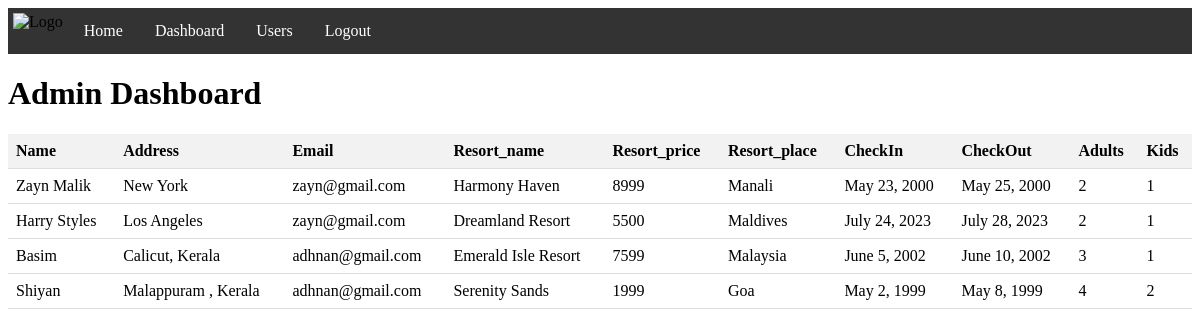
The app's page /admin (signed in) with its own data.
### website/models.py (models this page shows)
class Customer(models.Model):
    Name=models.CharField(max_length=100)
    Address=models.CharField(max_length=100)
    Email=models.EmailField()
    Resort_name=models.CharField(max_length=100)
    Resort_price=models.IntegerField()
    Resort_place=models.CharField(max_length=100)
    CheckIn=models.DateField()
    CheckOut=models.DateField()
    Adults=models.IntegerField()
    Kids=models.IntegerField()

### website/views.py (the view, shortened to what this page needs)
# urls.py: path('admin',Admin.as_view(),name='admin'),
@method_decorator(dec,name='dispatch')
class Admin(ListView):
    template_name ='admin.html'
    model=Customer
    context_object_name='data'

### website/views.py (called while the page is built)
def sign_required(fn):
    def inner(request,*args,**kwargs):
        if request.user.is_authenticated:
            return fn(request,*args,**kwargs)
        else:
            return redirect('login')
    return inner

### website/templates/admin.html (shortened to what this page needs)
<!DOCTYPE html>
<html>
<head>
</head>
<body>
  <div class="navbar">
    <div class="logo">
      <img src="https://www.logolynx.com/images/logolynx/23/23938578fb8d88c02bc59906d12230f3.png" alt="Logo">
    </div>
    <a href="#home">Home</a>
    <a href="#dashboard">Dashboard</a>
    <a href="#users">Users</a>
    <a href="{%url 'out'%}">Logout</a>
  </div>
  <h1>Admin Dashboard</h1>
  <table>
    <thead>
      <tr>
        <th>Name</th>
        <th>Address</th>
        <th>Email</th>
        <th>Resort_name</th>
        <th>Resort_price</th>
        <th>Resort_place</th>
        <th>CheckIn</th>
        <th>CheckOut</th>
        <th>Adults</th>
        <th>Kids</th>
      </tr>
    </thead>
    <tbody>
      {% for i in data %}
      <tr>
        <td>{{ i.Name }}</td>
        <td>{{ i.Address }}</td>
        <td>{{ i.Email }}</td>
        <td>{{ i.Resort_name }}</td>
        <td>{{ i.Resort_price }}</td>
        <td>{{ i.Resort_place }}</td>
        <td>{{ i.CheckIn }}</td>
        <td>{{ i.CheckOut }}</td>
        <td>{{ i.Adults }}</td>
        <td>{{ i.Kids }}</td>
      </tr>
      {% endfor %}
    </tbody>
  </table>
</body>
</html>

### website/templates/admin.html (style rules this page uses)
.navbar { background-color: #333; overflow: hidden; }
.navbar a { float: left; color: white; text-align: center; padding: 14px 16px; text-decoration: none; }
.logo { float: left; margin: 5px; }
.logo img { height: 50px; }
table { border-collapse: collapse; width: 100%; }
th, td { padding: 8px; text-align: left; border-bottom: 1px solid #ddd; }
th { background-color: #f2f2f2; }

### records on screen
Customer: Name "Zayn Malik", Address "New York", Email "zayn@gmail.com", Resort_name "Harmony Haven", Resort_price "8999", Resort_place "Manali", CheckIn "May 23, 2000", CheckOut "May 25, 2000", Adults "2", Kids "1"
Customer: Name "Harry Styles", Address "Los Angeles", Email "zayn@gmail.com", Resort_name "Dreamland Resort", Resort_price "5500", Resort_place "Maldives", CheckIn "July 24, 2023", CheckOut "July 28, 2023", Adults "2", Kids "1"
Customer: Name "Basim", Address "Calicut, Kerala", Email "adhnan@gmail.com", Resort_name "Emerald Isle Resort", Resort_price "7599", Resort_place "Malaysia", CheckIn "June 5, 2002", CheckOut "June 10, 2002", Adults "3", Kids "1"
Customer: Name "Shiyan", Address "Malappuram , Kerala", Email "adhnan@gmail.com", Resort_name "Serenity Sands", Resort_price "1999", Resort_place "Goa", CheckIn "May 2, 1999", CheckOut "May 8, 1999", Adults "4", Kids "2"
